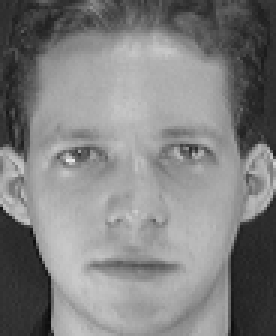
#> input picture recorded_images/u1/1.png, 92 x 112 px (shown 3 times larger); its folder holds only this picture in this run
$ python train.py
#> lines starting #> are read from the running program, lines starting #| are printed output that depends on the picture
import numpy as np
import matplotlib.image as mimg
from skimage import feature
from sklearn import svm
import joblib
import os
import pandas as pd
def train_model():
	df = pd.DataFrame(columns = ["name"])
	count=-1
	label = -1
	a,files,b = next(os.walk("./recorded_images")) #to find out the no: of users
	train_data=np.zeros((15*len(files),280)) #creating a 2D array of zeroes to store the features of a images later
	train_label=np.zeros((15*len(files))) #creating a array for storing labels of the images
	print(files)
	for i in files:
		label = label+1
		for j in range(1,16):
		    count=count+1
		    path = './recorded_images/{}/{}.png'.format(i,j)
		    im = mimg.imread(path)
#> im is the input picture: shape (112, 92) float32; min 0.0431, max 0.918, mean 0.503
		    feat,hog_image = feature.hog(im,orientations=8,pixels_per_cell=(16,16), #calculating the features of a face
		                                 visualize=True,block_norm='L2-Hys',
		                                 cells_per_block=(1,1))
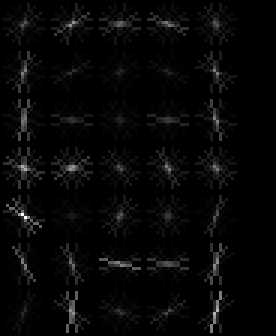
#> hog_image: shape (112, 92) float32 (shown 3 times larger); min 0, max 0.112, mean 0.00298; drawn with min black and max white
#> feat = 280 values, max 0.545 at index 200, min 0.021 at index 277, mean 0.333
		    train_data[count,:]=feat.reshape(1,-1) #converting the features in a 1D array and storing it in a 2D array
		    train_label[count]=label #storing the label of the particular user
		    print(i,j,label)
		df.loc[label]=i

	# model creation
	svm_model = svm.SVC(kernel='linear',gamma='scale')

	# train the model
	svm_model = svm_model.fit(train_data,train_label)

	joblib.dump(svm_model,'svm_face_train_modelnew.pkl') #saving the created model
	print(df)
	df.to_csv("./target.csv")
	print('training done ')
if __name__=="__main__":
#> (the run stopped early here; a loop or call above may not have finished)
